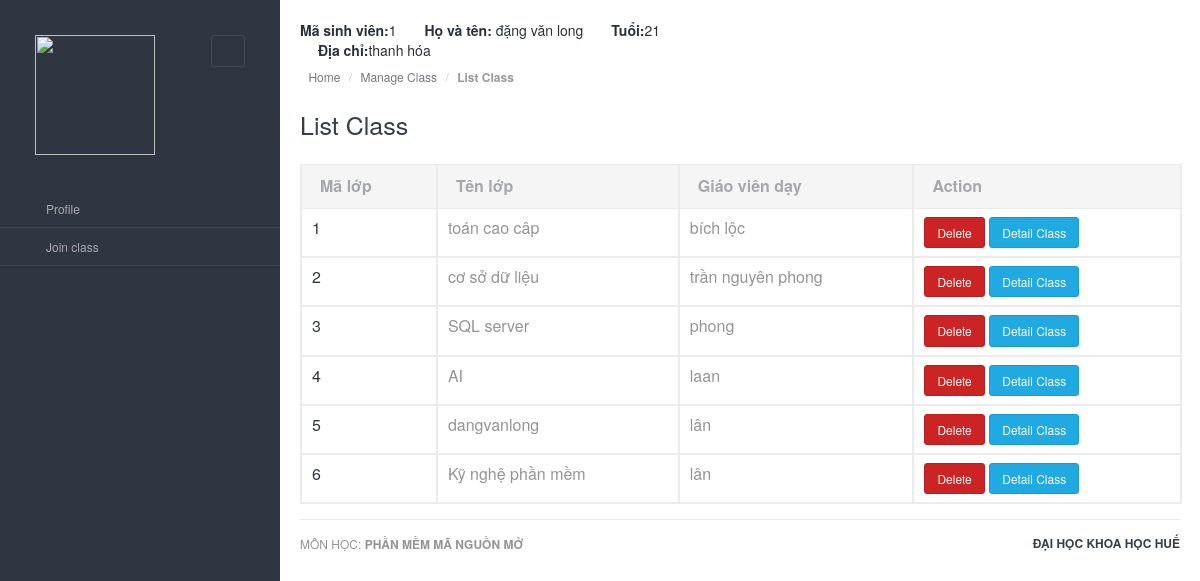
The page /list-class (signed in) on the database as committed earlier.
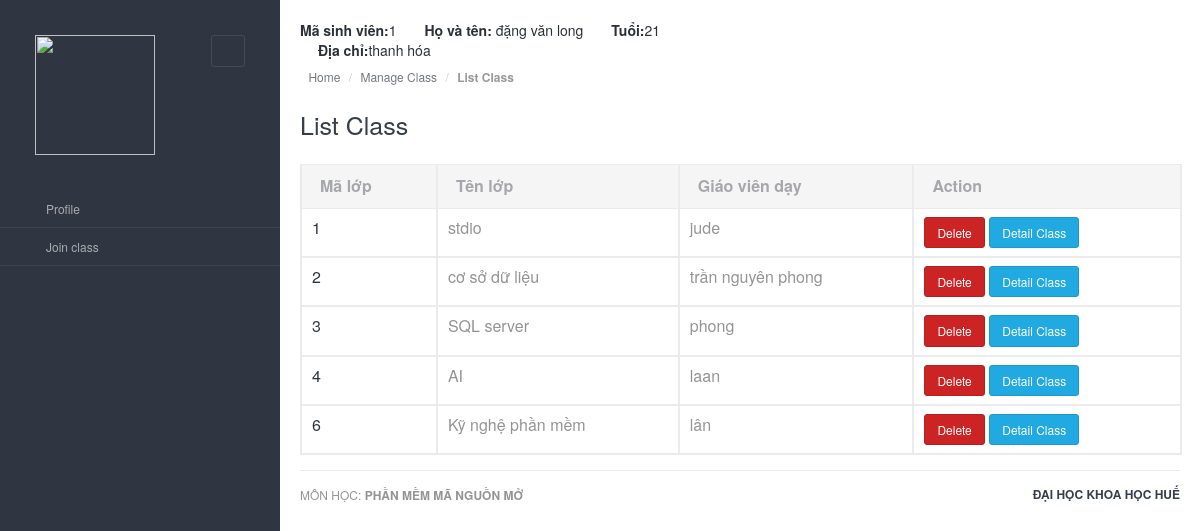
The same page on the database as committed later.
### app/models.py (models this page shows, shortened)
class Class(db.Model):
    id = db.Column(db.Integer, primary_key=True)
    name = db.Column(db.String(100), nullable = False)
    teacher_name = db.Column(db.String(100), nullable = False)

### app/routes_class.py (the view)
@app.route('/list-class')
@login_required
def class_manager():
    list_class = Class.query.all()
    user = Student.query.get(current_user.id)
    return render_template('class_view.html',title="List class",user=user,list_class=list_class)

### app/models.py (called while the page is built)
@login.user_loader
def loader_id(id):
    return Admin.query.get(int(id))

### app/templates/class_view.html (shortened to what this page needs)
{% extends "layouts/base.html" %} {% block content %}
<div class="main-content">
    <div class="row">
        <div class="col-md-6 col-sm-8 clearfix">
            <ul class="user-info pull-left pull-none-xsm">
                <li class="profile-info dropdown">
                    <a class="dropdown-toggle" data-toggle="dropdown">
                        <strong> Mã sinh viên:</strong>{{ user.id }}
                    </a>
                </li>
                <li class="profile-info dropdown">
                    <a class="dropdown-toggle" data-toggle="dropdown">
                        <strong>&emsp; Họ và tên: </strong>{{ user.name }}
                    </a>
                </li>
                <li class="profile-info dropdown">
                    <a class="dropdown-toggle" data-toggle="dropdown">
                        <strong>&emsp; Tuổi:</strong>{{ user.age }}
                    </a>
                </li>
                <li class="profile-info dropdown">
                    <a class="dropdown-toggle" data-toggle="dropdown">
                        <strong>&emsp; Địa chỉ:</strong>{{ user.address }}
                    </a>
                </li>
            </ul>
        </div>
    </div>
    <ol class="breadcrumb bc-3">
        <li>
            <a href="#"><i class="fa-home"></i>Home</a>
        </li>
        <li><a href="#">Manage Class</a></li>
        <li class="active"><strong>List Class</strong></li>
    </ol>
    <h2>List Class</h2>
    <br />
    <table class="table table-bordered datatable" id="table-1">
        <thead>
            <th>Mã lớp</th>
            <th>Tên lớp</th>
            <th>Giáo viên dạy</th>
            <th>Action</th>
        </thead>
        <tbody>
            {% for class in list_class %}
            <tr>
                <th scope="row">
                    {{ class.id }}
                </th>
                <td>
                    {{ class.name }}
                </td>
                <td>
                    {{ class.teacher_name }}
                </td>
                <td>
                    <button class="btn btn-danger" type="button" onclick="delete_class('{{class.id}}')">Delete</button>
                    <button class="btn btn-info" type="button" onclick='window.open( "detail-class?class_id={{class.id}}", "_self")'>
                        Detail Class
                    </button>
                </td>
            </tr>
            {% endfor %}
        </tbody>
    </table>
    {% endblock %}

Rows that differ between the two databases and show on the page:
removed Class: id "5", name "dangvanlong", teacher_name "lân"
changed Class id 1: name "toán cao câp" → "stdio"; teacher_name "bích lộc" → "jude"
